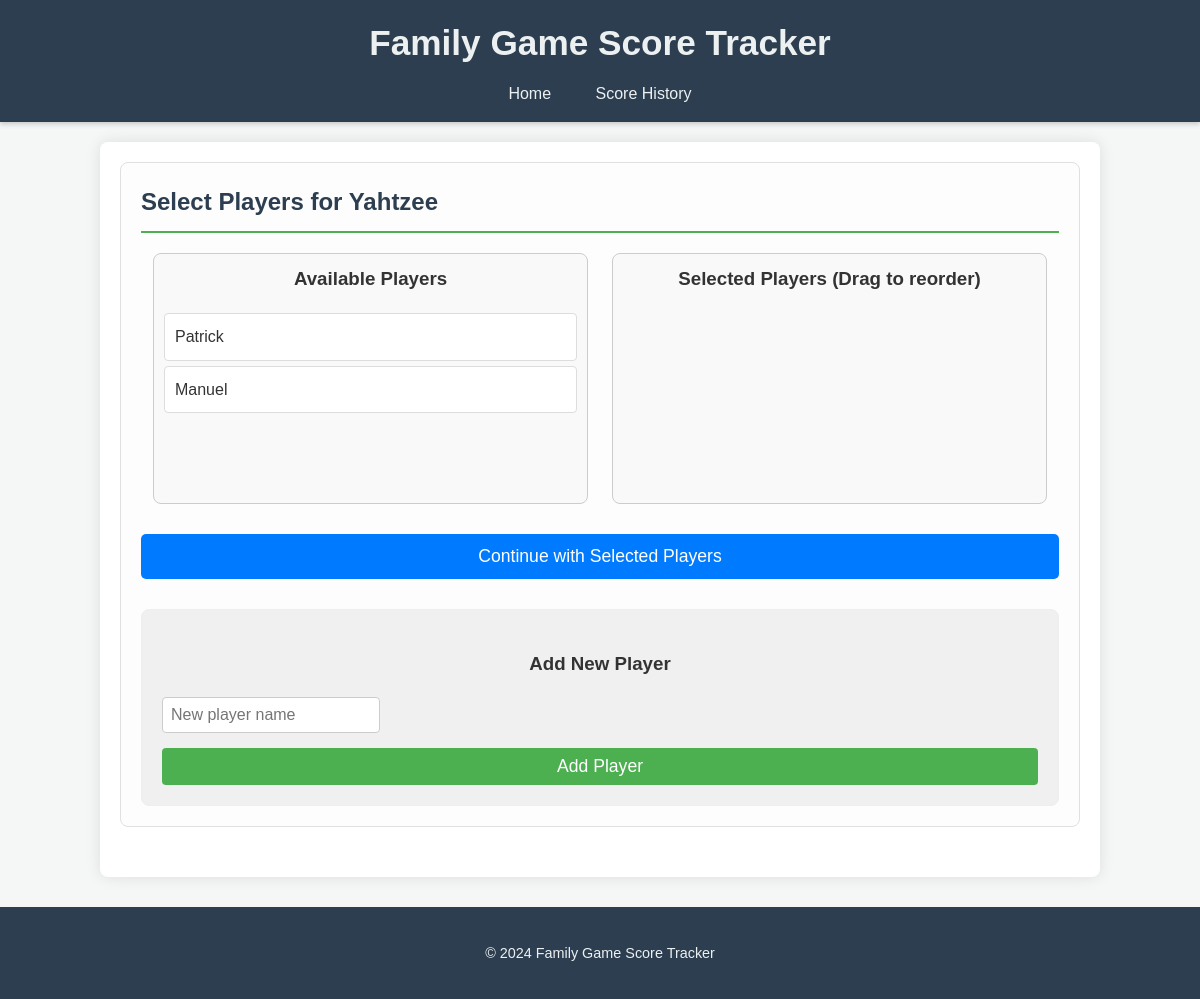
The page /select_players/1 on the database as committed earlier.
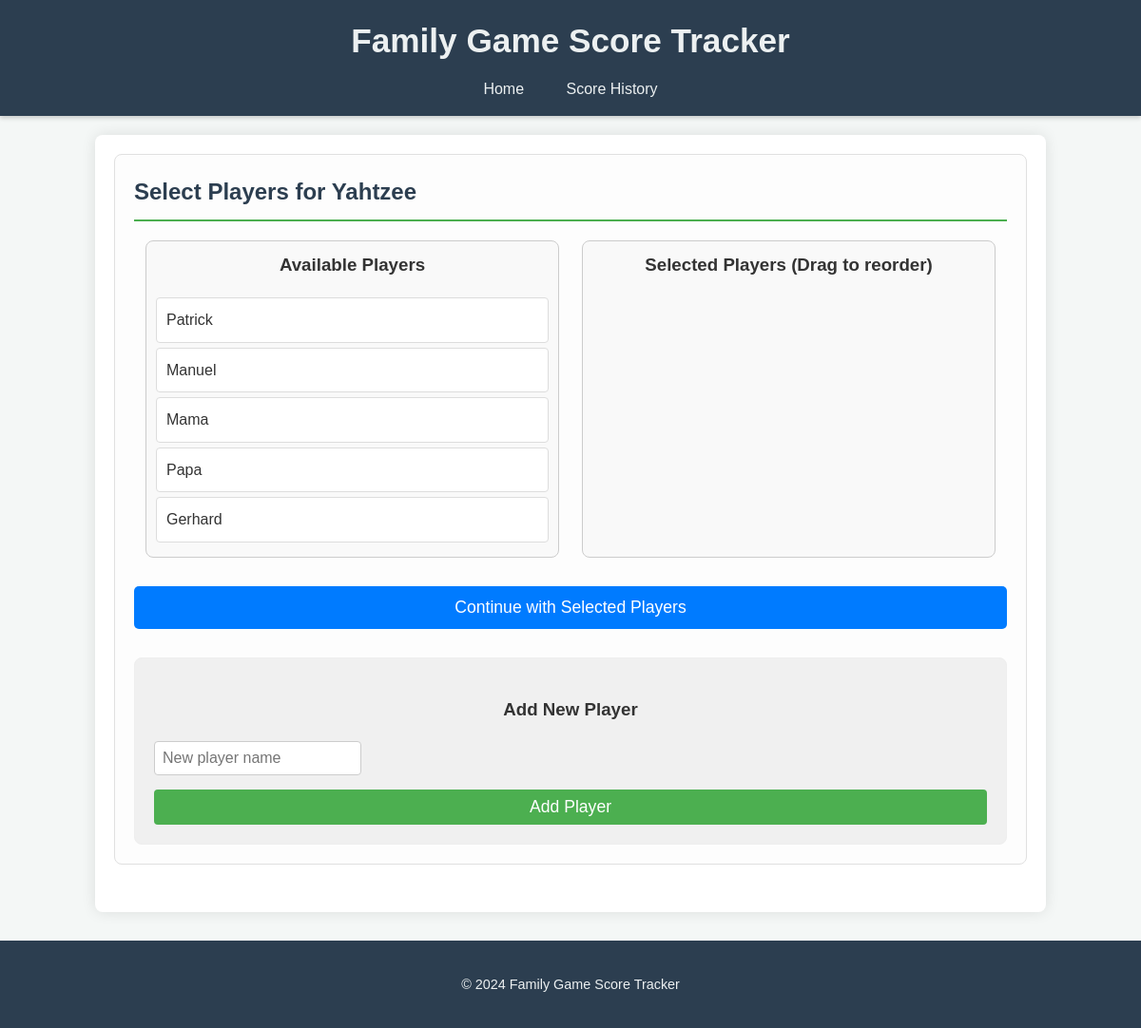
The same page on the database as committed later.
### tables this page shows
CREATE TABLE games (
            id INTEGER PRIMARY KEY AUTOINCREMENT,
            name TEXT NOT NULL UNIQUE
        );

CREATE TABLE players (
            id INTEGER PRIMARY KEY AUTOINCREMENT,
            name TEXT NOT NULL UNIQUE
        );

### app.py (the view, shortened to what this page needs)
@app.route('/select_players/<int:game_id>', methods=['GET', 'POST'])
def select_players(game_id):
    players = get_players()
    game = [g for g in get_games() if g['id'] == game_id][0]
    return render_template('select_players.html', players=players, game=game)

### app.py (called while the page is built)
def get_db_connection():
    conn = sqlite3.connect(app.config['DB_PATH'])
    conn.row_factory = sqlite3.Row
    return conn

def get_games():
    conn = get_db_connection()
    games_data = conn.execute('SELECT * FROM games').fetchall()
    conn.close()
    games_with_logos = []
    for game in games_data:
        game_dict = dict(game)
        game_dict['logo_filename'] = f"{game_dict['name'].lower()}_logo.png"
        games_with_logos.append(game_dict)
    return games_with_logos

def get_players():
    conn = get_db_connection()
    players = conn.execute('SELECT * FROM players').fetchall()
    conn.close()
    return players

### templates/select_players.html (shortened to what this page needs)
{% extends 'base.html' %}
{% block content %}
<section class="player-selection">
    <h2>Select Players for {{ game['name'] }}</h2>
    <div class="player-lists-container">
        <div class="player-list-box">
            <h3>Available Players</h3>
            <ul id="availablePlayers" class="player-list">
                {% for player in players %}
                <li draggable="true" data-player-id="{{ player['id'] }}">{{ player['name'] }}</li>
                {% endfor %}
            </ul>
        </div>
        <div class="player-list-box">
            <h3>Selected Players (Drag to reorder)</h3>
            <ul id="selectedPlayers" class="player-list">
            </ul>
        </div>
    </div>
    <div class="continue-button-container">
        <form id="selectPlayersForm" method="post">
            <button type="submit" class="button">Continue with Selected Players</button>
        </form>
    </div>
    <div class="add-player-section">
        <h3>Add New Player</h3>
        <form id="addPlayerForm" method="post" action="{{ url_for('select_players', game_id=game['id']) }}">
            <input type="text" name="new_player_name" placeholder="New player name" required>
            <button type="submit" name="action" value="add_player">Add Player</button>
        </form>
    </div>
</section>
{% endblock %}

### templates/base.html (shortened to what this page needs)
<!DOCTYPE html>
<html lang="en">
<head>
    <link rel="stylesheet" href="{{ url_for('static', filename='style.css') }}">
</head>
<body>
    <header>
        <h1>Family Game Score Tracker</h1>
        <nav>
            <a href="{{ url_for('index') }}">Home</a>
            <a href="{{ url_for('history') }}">Score History</a>
        </nav>
    </header>
    <main>
        {% block content %}{% endblock %}
    </main>
    <footer>
        <p>&copy; {{ current_year or 2024 }} Family Game Score Tracker</p>
    </footer>
</body>
</html>

### static/style.css (style rules this page uses)
body { font-family: 'Arial', sans-serif; margin: 0; padding: 0; background-color: #f4f7f6; color: #333; line-height: 1.6; }
header { background-color: #2c3e50; color: #ecf0f1; padding: 15px 0; text-align: center; box-shadow: 0 2px 5px rgba(0, 0, 0, 0.2); }
header h1 { margin: 0; font-size: 2.2em; }
nav { margin-top: 10px; }
nav a { color: #ecf0f1; text-decoration: none; padding: 8px 15px; margin: 0 5px; border-radius: 5px; transition: background-color 0.3s ease; }
main { padding: 20px; max-width: 960px; margin: 20px auto; background-color: #fff; border-radius: 8px; box-shadow: 0 0 15px rgba(0, 0, 0, 0.1); }
section { margin-bottom: 30px; padding: 20px; border: 1px solid #e0e0e0; border-radius: 8px; background-color: #fdfdfd; }
section h2 { color: #2c3e50; border-bottom: 2px solid #4CAF50; padding-bottom: 10px; margin-top: 0; margin-bottom: 20px; }
form { display: flex; flex-direction: column; gap: 15px; }
form input[type="text"], form input[type="number"], form select { width: calc(100% - 22px); padding: 10px; border: 1px solid #ccc; border-radius: 5px; font-size: 1em; }
form button, .button { background-color: #4CAF50; color: white; padding: 12px 20px; border: none; border-radius: 5px; cursor: pointer; font-size: 1.1em; transition: background-color 0.3s ease; text-align: center; text-decoration: none; display: inline-block; }
footer { text-align: center; padding: 20px; margin-top: 30px; background-color: #2c3e50; color: #ecf0f1; font-size: 0.9em; }
.player-lists-container { display: flex; justify-content: space-around; margin-top: 20px; }
.player-list-box { border: 1px solid #ccc; padding: 10px; min-height: 200px; width: 45%; background-color: #f9f9f9; border-radius: 8px; }
.player-list-box h3 { text-align: center; margin-top: 0; color: #333; }
.player-list { list-style: none; padding: 0; margin: 0; min-height: 180px; }
.player-list li { background-color: #fff; border: 1px solid #ddd; padding: 10px; margin-bottom: 5px; cursor: grab; border-radius: 4px; display: flex; justify-content: space-between; align-items: center; }
.add-player-section { margin-top: 30px; padding: 20px; border: 1px solid #eee; background-color: #f0f0f0; border-radius: 8px; text-align: center; }
.add-player-section input[type="text"] { padding: 8px; margin-right: 10px; border: 1px solid #ccc; border-radius: 4px; width: 200px; }
.add-player-section button { padding: 8px 15px; background-color: #4CAF50; color: white; border: none; border-radius: 4px; cursor: pointer; }
.continue-button-container { text-align: center; margin-top: 30px; }
.continue-button-container button { padding: 12px 25px; font-size: 1.1em; background-color: #007bff; color: white; border: none; border-radius: 5px; cursor: pointer; }

Rows that differ between the two databases and show on the page:
added players: name "Mama"
added players: name "Papa"
added players: name "Gerhard"
